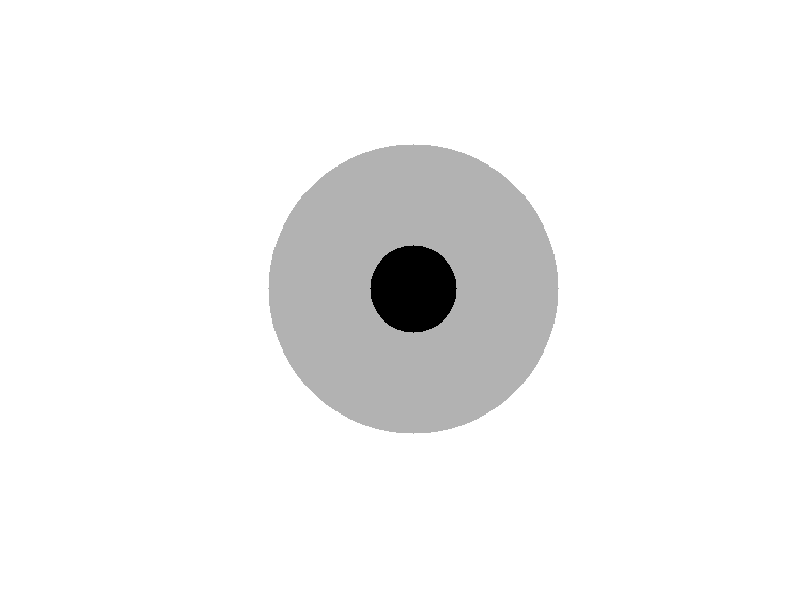

The MATLAB source for this figure:
% Ustawienie rozmiaru obrazu
szerokosc = 600;
wysokosc = 400;

% Tworzenie obrazu o tle białym
tlo = ones(wysokosc, szerokosc);

% Współrzędne środka oka
srodek_x = szerokosc / 2;
srodek_y = wysokosc / 2;

% Promienie dla poszczególnych części oka
promien_twardowki = min(szerokosc, wysokosc) * 0.35;
promien_zrenicy = promien_twardowki * 0.3;

% Tworzenie twardówki (jedno koło o odcieniu szarawym)
[x, y] = meshgrid(1:szerokosc, 1:wysokosc);
twardowka = ((x - srodek_x).^2 + (y - srodek_y).^2) <= promien_twardowki^2;

% Tworzenie źrenicy (jedno czarne koło w twardówce)
zrenica_srodek_x = srodek_x;
zrenica_srodek_y = srodek_y;
zrenica = ((x - zrenica_srodek_x).^2 + (y - zrenica_srodek_y).^2) <= promien_zrenicy^2;

% Ustawienie kolorów
kolor_twardowki = 0.7;

% Rysowanie oka
oko = tlo;
oko(twardowka) = kolor_twardowki;
oko(zrenica) = 0; % czarny kolor zrenicy

% Wyświetlenie obrazu
imshow(oko);
